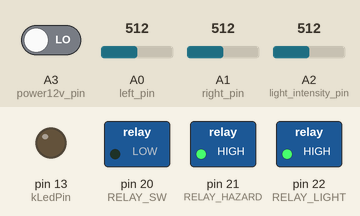
The sketch below on a simulated Arduino Mega 2560, built with avr-gcc and run on an emulated ATmega2560. On the bench: switched loads named in the sketch (green lamp = pin HIGH), output pins drawn as LEDs (lit = HIGH). Dashed ring = blinking. The inputs (shaded band) are chosen by the test bench; at power-on: A2 (light_intensity_pin) = 512, A3 (power12v_pin) LOW, A0 (left_pin) = 512, A1 (right_pin) = 512.

Above: at 1.3 s.
1.4 s: A2 (light_intensity_pin) set to 107
3.2 s: A2 (light_intensity_pin) set to 90
At 4.3 s:
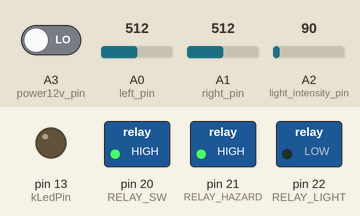
6.2 s: A3 (power12v_pin) driven HIGH
At 8.6 s:
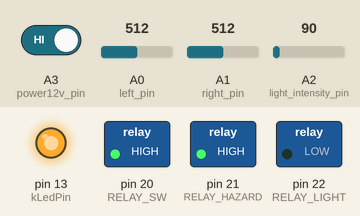
9.2 s: A0 (left_pin) set to 53
12.2 s: A0 (left_pin) set to 47
At 12.9 s:
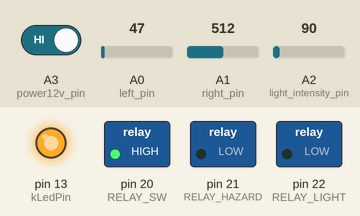
15.2 s: A1 (right_pin) set to 530
At 17.3 s:
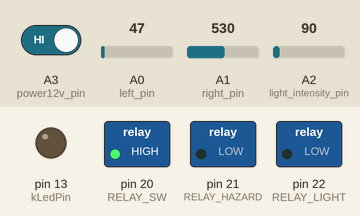
Timing chart, 0 to 19.2 s (numbered marks = the images above; inputs shaded):
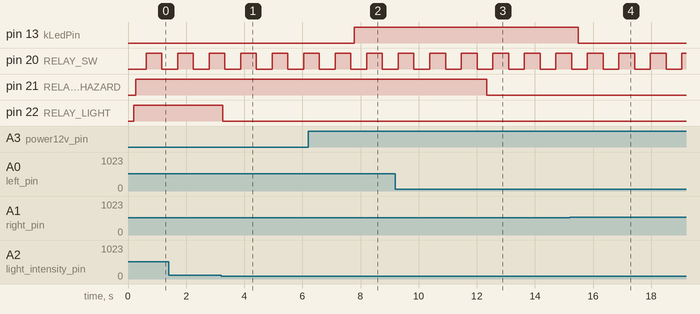

Measured:
- the behaviour switches between 96 and 95 on A2 (light_intensity_pin) (found by bisection; images 0 and 1)
- the behaviour switches between 51 and 50 on A0 (left_pin) (found by bisection; images 2 and 3)
- the behaviour switches between 519 and 520 on A1 (right_pin) (found by bisection; images 3 and 4)
- after the input at 3.2 s, pin 22 (RELAY_LIGHT): HIGH → LOW after 0.06 s
- after the input at 6.2 s, pin 13 (kLedPin): LOW → HIGH after 1.6 s
- after the input at 12.2 s, pin 21 (RELAY_HAZARD): HIGH → LOW after 0.14 s
- after the input at 15.2 s, pin 13 (kLedPin): HIGH → LOW after 0.29 s
- by itself, pin 20 (RELAY_SW): alternates HIGH for 0.54 s and LOW for 0.54 s

The sketch:

Motorcycle_Lights_Contrl.ino
```cpp
/*ARDUNINO BOADRD APPLICATION
 * Upgrade a standard motorcycle flasher to support LED lights and hazard light functions.
 * Add automatic control for daytime running lights and battery voltage monitoring.
 *
 *
 *  Author Dafeng 2024
*/
#define RELAY_SW  20
#define RELAY_HAZARD 21
#define RELAY_LIGHT 22
const uint8_t kLedPin = 13;
const int left_pin = A0;
const int right_pin = A1;
const int light_intensity_pin = A2;
const int power12v_pin = A3;

static uint16_t ch0_val[4];
static uint16_t ch1_val[4];
static uint16_t ch2_val[4];
// static uint16_t ch3_val[4];
static bool channel_r = true;
static bool channel_l = false;
static bool channel_s = false;
static bool hazard_flag = false;

static bool llFlag = false;
static bool rlFlag = false;
static bool relayswt = false;
static bool autolight = false;
static bool read = false;
static bool input_power = false;

uint16_t raw_12V = 0;
unsigned long previousMillis = 0;
unsigned long previouscounter = 0;
unsigned long counter = 0;
uint16_t relay_counter = 0;

void setup() {
   pinMode(power12v_pin, INPUT);
   pinMode(kLedPin, OUTPUT);
   digitalWrite(kLedPin, LOW);
   pinMode(RELAY_HAZARD, OUTPUT);
   digitalWrite(RELAY_HAZARD, LOW);
   pinMode(RELAY_SW, OUTPUT);
   digitalWrite(RELAY_SW, LOW);
   pinMode(RELAY_LIGHT, OUTPUT);
   digitalWrite(RELAY_LIGHT, LOW);
   channel_r = true;
   channel_l = false;
   channel_s = false;
   hazard_flag = false;
   autolight = false;
   delay(100);
  //  Serial.begin(9600);
  //  analogReference(EXTERNAL);
}

void loop() {

   unsigned long currentMillis = millis();
  if (currentMillis - previousMillis >= 15) {
        previousMillis = currentMillis;
        uint16_t tempCnt = 4;
        uint16_t tempAdc = 0;

        if(channel_r) {
          ch1_val[counter & 0x03] = analogRead(right_pin);
            while(tempCnt--)
            {
              tempAdc += ch1_val[tempCnt];
            }
            tempAdc = tempAdc >> 2;

            if(tempAdc >= 450) {               // 3.3V*450/1023  = 1.45V,  12 * 2.2/(12+2.2) = 1.86V
              relayswt = true;
              rlFlag = true;
              read = true;
            }
            if(tempAdc <= 50 && input_power && rlFlag) {
              relayswt = false;
              relay_counter = 0;
              digitalWrite(RELAY_SW, LOW);
              digitalWrite(RELAY_HAZARD, LOW);
              hazard_flag = false;
              rlFlag = false;
            }

            if((counter & 0x03) == 3) {
              channel_r = false;
              channel_l = false;
              channel_s = true;
            }
        }

        else if(channel_s) {
            ch2_val[counter & 0x03] = analogRead(light_intensity_pin);
            while(tempCnt--)
            {
              tempAdc += ch2_val[tempCnt];
            }
            tempAdc = tempAdc >> 2;
            if (tempAdc > 384 && !autolight) {
                digitalWrite(RELAY_LIGHT, HIGH);
                autolight = true;
            }
            else if(tempAdc < 96 && autolight) {
                digitalWrite(RELAY_LIGHT, LOW);
                autolight = false;
            }
            if((counter & 0x03) == 3) {
              channel_s = false;
              channel_r = false;
              channel_l = true;
            }
        }

        else if(channel_l) {
                  ch0_val[counter & 0x03] = analogRead(left_pin);
                    while(tempCnt--)
                    {
                      tempAdc += ch0_val[tempCnt];
                    }
                    tempAdc = tempAdc >> 2;
                    if(tempAdc >= 450) {
                      relayswt = true;
                      llFlag = true;
                    }
                    if(tempAdc <= 50 && input_power && llFlag && relay_counter > 3) {
                      relayswt = false;
                      relay_counter = 0;
                      digitalWrite(RELAY_SW, LOW);
                      digitalWrite(RELAY_HAZARD, LOW);
                      hazard_flag = false;
                      llFlag = false;
                    }
                    if((counter & 0x03) == 3) {
                      channel_l = false;
                      channel_s = false;
                      channel_r = true;
                    }
                }

        counter++;
  }

 if (counter - previouscounter >= 36 &&  relayswt) {       // 15ms*36 = 540ms
    previouscounter = counter;
    digitalWrite(RELAY_SW, !digitalRead(RELAY_SW));
    relay_counter++;
}

if (llFlag && rlFlag && !hazard_flag) {
       hazard_flag = true;
       digitalWrite(RELAY_HAZARD, HIGH);
}

if(read && input_power && (counter%128 > 126)) {
            raw_12V = analogRead(right_pin);
            if((raw_12V > 50) && (raw_12V < 520))
                 digitalWrite(kLedPin, HIGH);
            else digitalWrite(kLedPin, LOW);
            //  Serial.print("RAW_12V_: ");
            //  Serial.println(raw_12V);
             read = false;
}

if (digitalRead(power12v_pin)) input_power = true;
else input_power = false;

}
```
